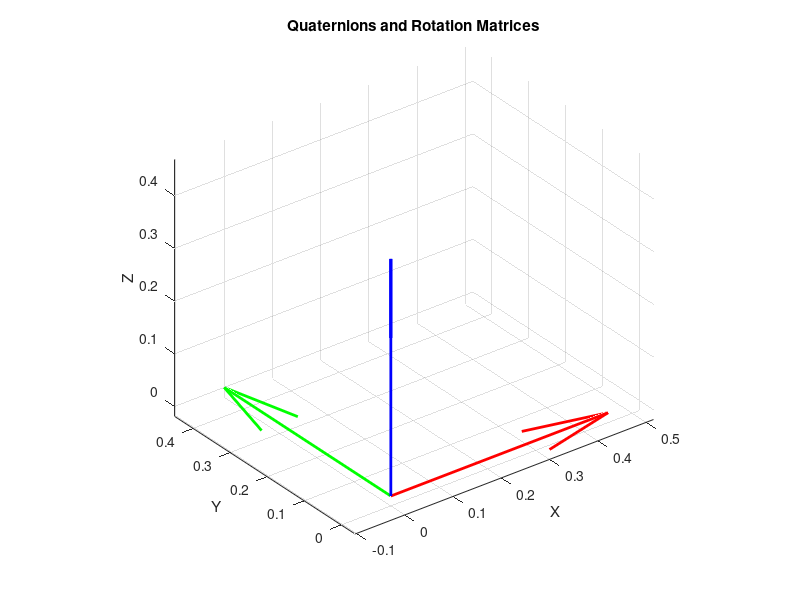

Here is the MATLAB script that generated this plot: (Note: this script raises an error after producing the figure.)
% Quaternion Demo

close all; clear; clc;

% quaternions 
quaternions = [
    1     0     0     0;      % Identity quaternion
    0.707 0     0     0.707;  % 90 deg about Z
    0.707 0     0.707 0;      % 90 deg about Y
];

% rotation matrices
R_mats(:,:,1) = [ 1  0  0; 0  1  0; 0  0  1];  % Identity
R_mats(:,:,2) = [0 -1  0; 1  0  0; 0  0  1];  % 90 deg about Z
R_mats(:,:,3) = [ 0  0  1; 0  1  0; -1 0  0]; % 90 deg about Y

figure;
title('Quaternions and Rotation Matrices');
hold on; grid on; axis equal; view(3);
xlabel('X'); ylabel('Y'); zlabel('Z');
title('Quaternions and Rotation Matrices');

scale = 0.5;  
origin = [0 0 0];

% original axes in black
quiver3(origin(1), origin(2), origin(3), scale, 0, 0, ...
         '-r', 'LineWidth', 2,'DisplayName', 'Original X');
quiver3(origin(1), origin(2), origin(3), 0, scale, 0, ...
         '-g', 'LineWidth', 2, 'DisplayName', 'Original Y');
quiver3(origin(1), origin(2), origin(3), 0, 0, scale, ...
        '-b', 'LineWidth', 2, 'DisplayName', 'Original Z');

%%%%%%%%%%%%%%%%%%%%%%%%%%%%%%
% Current rotation matrix

R0 = R_mats(:,:,3);  

R = quat2rotm(quaternions(3,:));

%%%%%%%%%%%%%%%%%%%%%%%%%%%%%%%%

translated_origin = origin;
% translated_origin = [1 1 1];

xAxis = R(:,1) * scale;
yAxis = R(:,2) * scale;
zAxis = R(:,3) * scale;

quiver3(translated_origin(1), translated_origin(2), translated_origin(3),...
    xAxis(1), xAxis(2), xAxis(3), '--r', 'LineWidth', 1, 'DisplayName', 'X');
quiver3(translated_origin(1), translated_origin(2), translated_origin(3),...
    yAxis(1), yAxis(2), yAxis(3), '--g', 'LineWidth', 1,'DisplayName', 'Y');
quiver3(translated_origin(1), translated_origin(2), translated_origin(3),...
    zAxis(1), zAxis(2), zAxis(3), '--b', 'LineWidth', 1, 'DisplayName', 'Z');

legend show;

